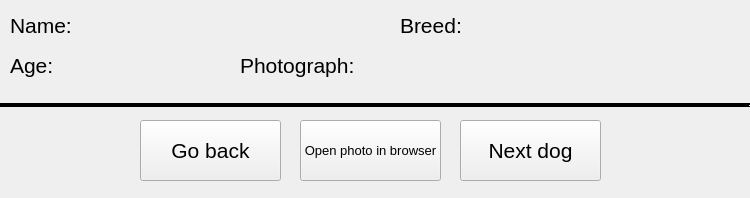
<?xml version="1.0" encoding="UTF-8"?>
<ui version="4.0">
 <class>SeeAllWindowClass</class>
 <widget class="QMainWindow" name="SeeAllWindowClass">
  <property name="geometry">
   <rect>
    <x>0</x>
    <y>0</y>
    <width>750</width>
    <height>198</height>
   </rect>
  </property>
  <property name="font">
   <font>
    <pointsize>16</pointsize>
   </font>
  </property>
  <property name="windowTitle">
   <string>SeeAllWindow</string>
  </property>
  <widget class="QWidget" name="centralWidget">
   <widget class="QLabel" name="label">
    <property name="geometry">
     <rect>
      <x>10</x>
      <y>10</y>
      <width>61</width>
      <height>31</height>
     </rect>
    </property>
    <property name="text">
     <string>Name:</string>
    </property>
   </widget>
   <widget class="QLabel" name="label_2">
    <property name="geometry">
     <rect>
      <x>400</x>
      <y>10</y>
      <width>61</width>
      <height>31</height>
     </rect>
    </property>
    <property name="text">
     <string>Breed:</string>
    </property>
   </widget>
   <widget class="QLabel" name="lblName">
    <property name="geometry">
     <rect>
      <x>80</x>
      <y>10</y>
      <width>301</width>
      <height>31</height>
     </rect>
    </property>
    <property name="text">
     <string/>
    </property>
   </widget>
   <widget class="QLabel" name="lblBreed">
    <property name="geometry">
     <rect>
      <x>470</x>
      <y>10</y>
      <width>271</width>
      <height>31</height>
     </rect>
    </property>
    <property name="text">
     <string/>
    </property>
   </widget>
   <widget class="QLabel" name="label_3">
    <property name="geometry">
     <rect>
      <x>10</x>
      <y>50</y>
      <width>49</width>
      <height>31</height>
     </rect>
    </property>
    <property name="text">
     <string>Age:</string>
    </property>
   </widget>
   <widget class="QLabel" name="lblAge">
    <property name="geometry">
     <rect>
      <x>70</x>
      <y>50</y>
      <width>91</width>
      <height>31</height>
     </rect>
    </property>
    <property name="text">
     <string/>
    </property>
   </widget>
   <widget class="QLabel" name="label_4">
    <property name="geometry">
     <rect>
      <x>240</x>
      <y>50</y>
      <width>121</width>
      <height>31</height>
     </rect>
    </property>
    <property name="text">
     <string>Photograph:</string>
    </property>
   </widget>
   <widget class="QLabel" name="lblPhoto">
    <property name="geometry">
     <rect>
      <x>370</x>
      <y>50</y>
      <width>371</width>
      <height>31</height>
     </rect>
    </property>
    <property name="text">
     <string/>
    </property>
   </widget>
   <widget class="Line" name="line">
    <property name="geometry">
     <rect>
      <x>0</x>
      <y>90</y>
      <width>751</width>
      <height>31</height>
     </rect>
    </property>
    <property name="palette">
     <palette>
      <active>
       <colorrole role="WindowText">
        <brush brushstyle="SolidPattern">
         <color alpha="255">
          <red>255</red>
          <green>255</green>
          <blue>255</blue>
         </color>
        </brush>
       </colorrole>
       <colorrole role="Button">
        <brush brushstyle="SolidPattern">
         <color alpha="255">
          <red>0</red>
          <green>0</green>
          <blue>0</blue>
         </color>
        </brush>
       </colorrole>
       <colorrole role="Light">
        <brush brushstyle="SolidPattern">
         <color alpha="255">
          <red>0</red>
          <green>0</green>
          <blue>0</blue>
         </color>
        </brush>
       </colorrole>
       <colorrole role="Midlight">
        <brush brushstyle="SolidPattern">
         <color alpha="255">
          <red>0</red>
          <green>0</green>
          <blue>0</blue>
         </color>
        </brush>
       </colorrole>
       <colorrole role="Dark">
        <brush brushstyle="SolidPattern">
         <color alpha="255">
          <red>0</red>
          <green>0</green>
          <blue>0</blue>
         </color>
        </brush>
       </colorrole>
       <colorrole role="Mid">
        <brush brushstyle="SolidPattern">
         <color alpha="255">
          <red>0</red>
          <green>0</green>
          <blue>0</blue>
         </color>
        </brush>
       </colorrole>
       <colorrole role="Text">
        <brush brushstyle="SolidPattern">
         <color alpha="255">
          <red>255</red>
          <green>255</green>
          <blue>255</blue>
         </color>
        </brush>
       </colorrole>
       <colorrole role="BrightText">
        <brush brushstyle="SolidPattern">
         <color alpha="255">
          <red>255</red>
          <green>255</green>
          <blue>255</blue>
         </color>
        </brush>
       </colorrole>
       <colorrole role="ButtonText">
        <brush brushstyle="SolidPattern">
         <color alpha="255">
          <red>255</red>
          <green>255</green>
          <blue>255</blue>
         </color>
        </brush>
       </colorrole>
       <colorrole role="Base">
        <brush brushstyle="SolidPattern">
         <color alpha="255">
          <red>0</red>
          <green>0</green>
          <blue>0</blue>
         </color>
        </brush>
       </colorrole>
       <colorrole role="Window">
        <brush brushstyle="SolidPattern">
         <color alpha="255">
          <red>0</red>
          <green>0</green>
          <blue>0</blue>
         </color>
        </brush>
       </colorrole>
       <colorrole role="Shadow">
        <brush brushstyle="SolidPattern">
         <color alpha="255">
          <red>0</red>
          <green>0</green>
          <blue>0</blue>
         </color>
        </brush>
       </colorrole>
       <colorrole role="AlternateBase">
        <brush brushstyle="SolidPattern">
         <color alpha="255">
          <red>0</red>
          <green>0</green>
          <blue>0</blue>
         </color>
        </brush>
       </colorrole>
       <colorrole role="ToolTipBase">
        <brush brushstyle="SolidPattern">
         <color alpha="255">
          <red>255</red>
          <green>255</green>
          <blue>220</blue>
         </color>
        </brush>
       </colorrole>
       <colorrole role="ToolTipText">
        <brush brushstyle="SolidPattern">
         <color alpha="255">
          <red>0</red>
          <green>0</green>
          <blue>0</blue>
         </color>
        </brush>
       </colorrole>
       <colorrole role="PlaceholderText">
        <brush brushstyle="SolidPattern">
         <color alpha="127">
          <red>255</red>
          <green>255</green>
          <blue>255</blue>
         </color>
        </brush>
       </colorrole>
       <colorrole role="Accent">
        <brush brushstyle="SolidPattern">
         <color alpha="255">
          <red>0</red>
          <green>0</green>
          <blue>0</blue>
         </color>
        </brush>
       </colorrole>
      </active>
      <inactive>
       <colorrole role="WindowText">
        <brush brushstyle="SolidPattern">
         <color alpha="255">
          <red>255</red>
          <green>255</green>
          <blue>255</blue>
         </color>
        </brush>
       </colorrole>
       <colorrole role="Button">
        <brush brushstyle="SolidPattern">
         <color alpha="255">
          <red>0</red>
          <green>0</green>
          <blue>0</blue>
         </color>
        </brush>
       </colorrole>
       <colorrole role="Light">
        <brush brushstyle="SolidPattern">
         <color alpha="255">
          <red>0</red>
          <green>0</green>
          <blue>0</blue>
         </color>
        </brush>
       </colorrole>
       <colorrole role="Midlight">
        <brush brushstyle="SolidPattern">
         <color alpha="255">
          <red>0</red>
          <green>0</green>
          <blue>0</blue>
         </color>
        </brush>
       </colorrole>
       <colorrole role="Dark">
        <brush brushstyle="SolidPattern">
         <color alpha="255">
          <red>0</red>
          <green>0</green>
          <blue>0</blue>
         </color>
        </brush>
       </colorrole>
       <colorrole role="Mid">
        <brush brushstyle="SolidPattern">
         <color alpha="255">
          <red>0</red>
          <green>0</green>
          <blue>0</blue>
         </color>
        </brush>
       </colorrole>
       <colorrole role="Text">
        <brush brushstyle="SolidPattern">
         <color alpha="255">
          <red>255</red>
          <green>255</green>
          <blue>255</blue>
         </color>
        </brush>
       </colorrole>
       <colorrole role="BrightText">
        <brush brushstyle="SolidPattern">
         <color alpha="255">
          <red>255</red>
          <green>255</green>
          <blue>255</blue>
         </color>
        </brush>
       </colorrole>
       <colorrole role="ButtonText">
        <brush brushstyle="SolidPattern">
         <color alpha="255">
          <red>255</red>
          <green>255</green>
          <blue>255</blue>
         </color>
        </brush>
       </colorrole>
       <colorrole role="Base">
        <brush brushstyle="SolidPattern">
         <color alpha="255">
          <red>0</red>
          <green>0</green>
          <blue>0</blue>
         </color>
        </brush>
       </colorrole>
       <colorrole role="Window">
        <brush brushstyle="SolidPattern">
         <color alpha="255">
          <red>0</red>
          <green>0</green>
          <blue>0</blue>
         </color>
        </brush>
       </colorrole>
       <colorrole role="Shadow">
        <brush brushstyle="SolidPattern">
         <color alpha="255">
          <red>0</red>
          <green>0</green>
          <blue>0</blue>
         </color>
        </brush>
       </colorrole>
       <colorrole role="AlternateBase">
        <brush brushstyle="SolidPattern">
         <color alpha="255">
          <red>0</red>
          <green>0</green>
          <blue>0</blue>
         </color>
        </brush>
       </colorrole>
       <colorrole role="ToolTipBase">
        <brush brushstyle="SolidPattern">
         <color alpha="255">
          <red>255</red>
          <green>255</green>
          <blue>220</blue>
         </color>
        </brush>
       </colorrole>
       <colorrole role="ToolTipText">
        <brush brushstyle="SolidPattern">
         <color alpha="255">
          <red>0</red>
          <green>0</green>
          <blue>0</blue>
         </color>
        </brush>
       </colorrole>
       <colorrole role="PlaceholderText">
        <brush brushstyle="SolidPattern">
         <color alpha="127">
          <red>255</red>
          <green>255</green>
          <blue>255</blue>
         </color>
        </brush>
       </colorrole>
       <colorrole role="Accent">
        <brush brushstyle="SolidPattern">
         <color alpha="255">
          <red>0</red>
          <green>0</green>
          <blue>0</blue>
         </color>
        </brush>
       </colorrole>
      </inactive>
      <disabled>
       <colorrole role="WindowText">
        <brush brushstyle="SolidPattern">
         <color alpha="255">
          <red>0</red>
          <green>0</green>
          <blue>0</blue>
         </color>
        </brush>
       </colorrole>
       <colorrole role="Button">
        <brush brushstyle="SolidPattern">
         <color alpha="255">
          <red>0</red>
          <green>0</green>
          <blue>0</blue>
         </color>
        </brush>
       </colorrole>
       <colorrole role="Light">
        <brush brushstyle="SolidPattern">
         <color alpha="255">
          <red>0</red>
          <green>0</green>
          <blue>0</blue>
         </color>
        </brush>
       </colorrole>
       <colorrole role="Midlight">
        <brush brushstyle="SolidPattern">
         <color alpha="255">
          <red>0</red>
          <green>0</green>
          <blue>0</blue>
         </color>
        </brush>
       </colorrole>
       <colorrole role="Dark">
        <brush brushstyle="SolidPattern">
         <color alpha="255">
          <red>0</red>
          <green>0</green>
          <blue>0</blue>
         </color>
        </brush>
       </colorrole>
       <colorrole role="Mid">
        <brush brushstyle="SolidPattern">
         <color alpha="255">
          <red>0</red>
          <green>0</green>
          <blue>0</blue>
         </color>
        </brush>
       </colorrole>
       <colorrole role="Text">
        <brush brushstyle="SolidPattern">
         <color alpha="255">
          <red>0</red>
          <green>0</green>
          <blue>0</blue>
         </color>
        </brush>
       </colorrole>
       <colorrole role="BrightText">
        <brush brushstyle="SolidPattern">
         <color alpha="255">
          <red>255</red>
          <green>255</green>
          <blue>255</blue>
         </color>
        </brush>
       </colorrole>
       <colorrole role="ButtonText">
        <brush brushstyle="SolidPattern">
         <color alpha="255">
          <red>0</red>
          <green>0</green>
          <blue>0</blue>
         </color>
        </brush>
       </colorrole>
       <colorrole role="Base">
        <brush brushstyle="SolidPattern">
         <color alpha="255">
          <red>0</red>
          <green>0</green>
          <blue>0</blue>
         </color>
        </brush>
       </colorrole>
       <colorrole role="Window">
        <brush brushstyle="SolidPattern">
         <color alpha="255">
          <red>0</red>
          <green>0</green>
          <blue>0</blue>
         </color>
        </brush>
       </colorrole>
       <colorrole role="Shadow">
        <brush brushstyle="SolidPattern">
         <color alpha="255">
          <red>0</red>
          <green>0</green>
          <blue>0</blue>
         </color>
        </brush>
       </colorrole>
       <colorrole role="AlternateBase">
        <brush brushstyle="SolidPattern">
         <color alpha="255">
          <red>0</red>
          <green>0</green>
          <blue>0</blue>
         </color>
        </brush>
       </colorrole>
       <colorrole role="ToolTipBase">
        <brush brushstyle="SolidPattern">
         <color alpha="255">
          <red>255</red>
          <green>255</green>
          <blue>220</blue>
         </color>
        </brush>
       </colorrole>
       <colorrole role="ToolTipText">
        <brush brushstyle="SolidPattern">
         <color alpha="255">
          <red>0</red>
          <green>0</green>
          <blue>0</blue>
         </color>
        </brush>
       </colorrole>
       <colorrole role="PlaceholderText">
        <brush brushstyle="SolidPattern">
         <color alpha="127">
          <red>0</red>
          <green>0</green>
          <blue>0</blue>
         </color>
        </brush>
       </colorrole>
       <colorrole role="Accent">
        <brush brushstyle="SolidPattern">
         <color alpha="255">
          <red>0</red>
          <green>0</green>
          <blue>0</blue>
         </color>
        </brush>
       </colorrole>
      </disabled>
     </palette>
    </property>
    <property name="autoFillBackground">
     <bool>false</bool>
    </property>
    <property name="frameShadow">
     <enum>QFrame::Shadow::Sunken</enum>
    </property>
    <property name="lineWidth">
     <number>2</number>
    </property>
    <property name="orientation">
     <enum>Qt::Orientation::Horizontal</enum>
    </property>
   </widget>
   <widget class="QPushButton" name="btnBack">
    <property name="geometry">
     <rect>
      <x>140</x>
      <y>120</y>
      <width>141</width>
      <height>61</height>
     </rect>
    </property>
    <property name="text">
     <string>Go back</string>
    </property>
   </widget>
   <widget class="QPushButton" name="btnNext">
    <property name="geometry">
     <rect>
      <x>460</x>
      <y>120</y>
      <width>141</width>
      <height>61</height>
     </rect>
    </property>
    <property name="text">
     <string>Next dog</string>
    </property>
   </widget>
   <widget class="QPushButton" name="btnPhoto">
    <property name="geometry">
     <rect>
      <x>300</x>
      <y>120</y>
      <width>141</width>
      <height>61</height>
     </rect>
    </property>
    <property name="font">
     <font>
      <pointsize>10</pointsize>
     </font>
    </property>
    <property name="text">
     <string>Open photo in browser</string>
    </property>
   </widget>
  </widget>
 </widget>
 <layoutdefault spacing="6" margin="11"/>
 <resources/>
 <connections>
  <connection>
   <sender>btnBack</sender>
   <signal>clicked()</signal>
   <receiver>SeeAllWindowClass</receiver>
   <slot>btnBack_clicked()</slot>
   <hints>
    <hint type="sourcelabel">
     <x>170</x>
     <y>144</y>
    </hint>
    <hint type="destinationlabel">
     <x>69</x>
     <y>136</y>
    </hint>
   </hints>
  </connection>
  <connection>
   <sender>btnNext</sender>
   <signal>clicked()</signal>
   <receiver>SeeAllWindowClass</receiver>
   <slot>btnNext_clicked()</slot>
   <hints>
    <hint type="sourcelabel">
     <x>522</x>
     <y>151</y>
    </hint>
    <hint type="destinationlabel">
     <x>670</x>
     <y>154</y>
    </hint>
   </hints>
  </connection>
  <connection>
   <sender>btnPhoto</sender>
   <signal>clicked()</signal>
   <receiver>SeeAllWindowClass</receiver>
   <slot>btnPhoto_clicked()</slot>
   <hints>
    <hint type="sourcelabel">
     <x>376</x>
     <y>153</y>
    </hint>
    <hint type="destinationlabel">
     <x>461</x>
     <y>190</y>
    </hint>
   </hints>
  </connection>
 </connections>
 <slots>
  <slot>btnBack_clicked()</slot>
  <slot>btnNext_clicked()</slot>
  <slot>btnPhoto_clicked()</slot>
 </slots>
</ui>
